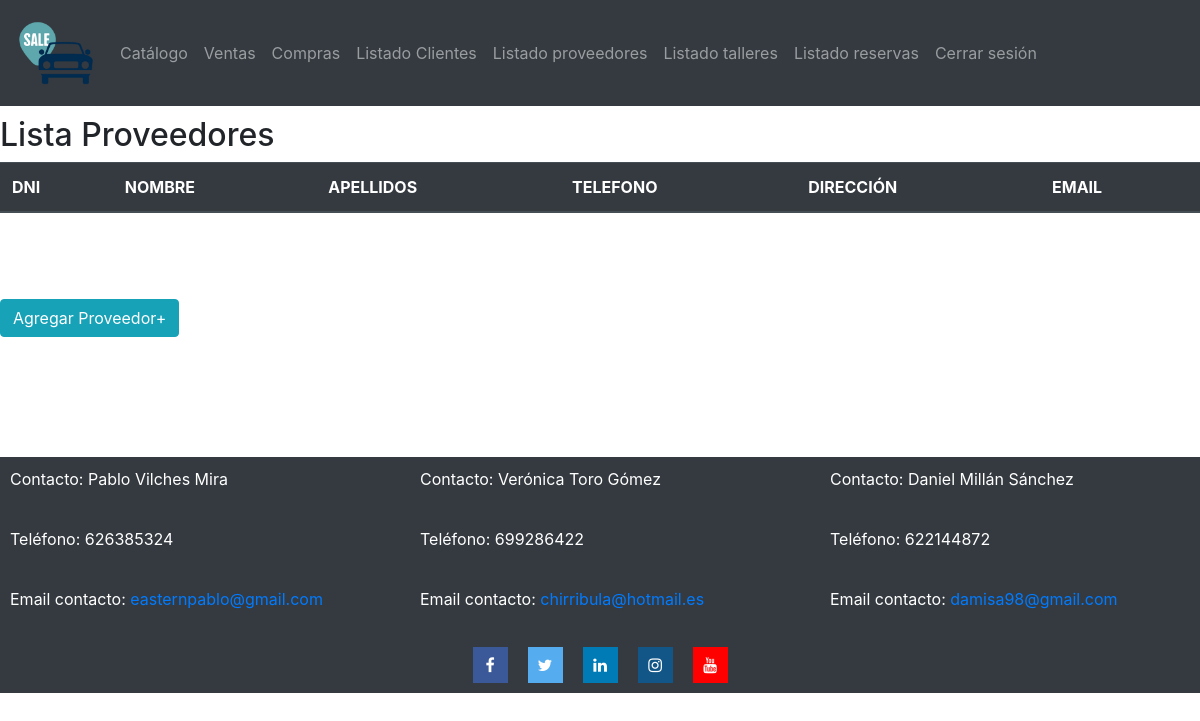
/concesionario/listar/proveedores/ (signed in), run on an earlier commit of the app's database.
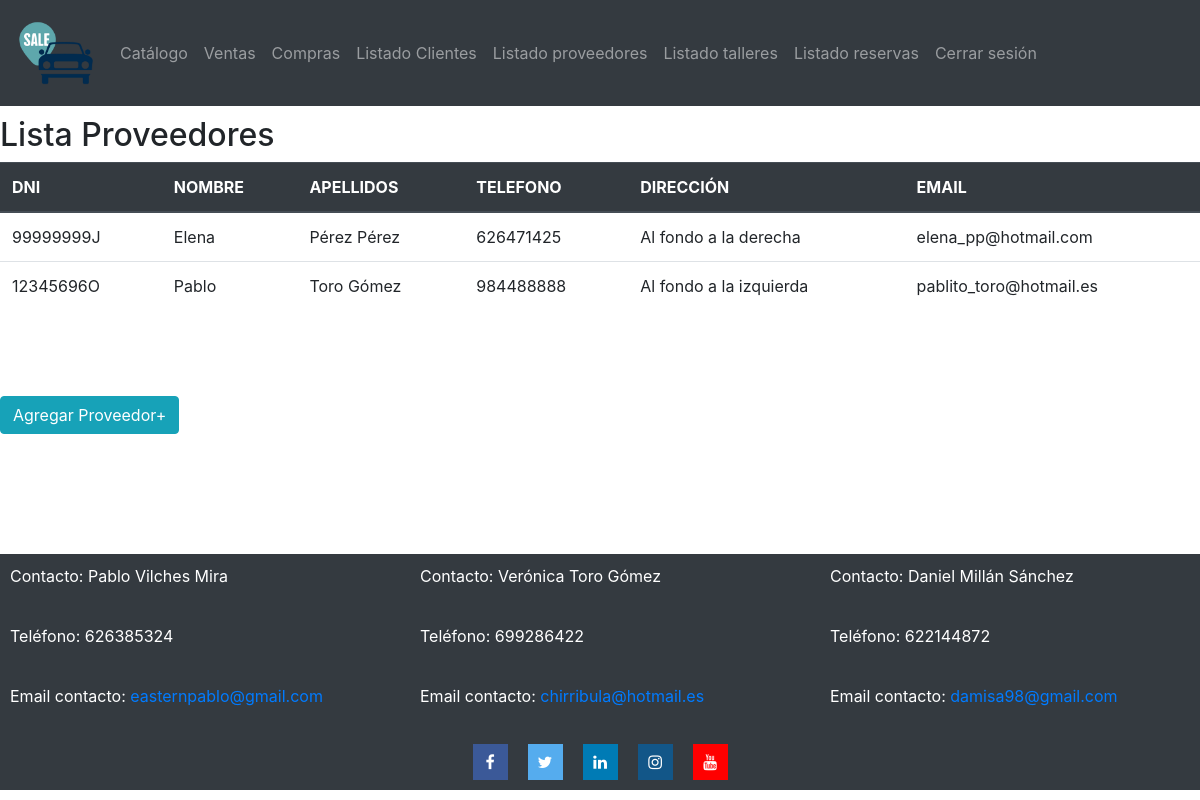
And on a later commit of the database.
### catalogo/models.py (models this page shows, shortened)
class Proveedor(models.Model):
    proveedor_id = models.AutoField(primary_key=True)
    dni = models.CharField(max_length=9)
    nombre = models.CharField(max_length=50)
    apellidos = models.CharField(max_length=50)
    telefono = models.CharField(max_length=9)
    direccion = models.CharField(max_length=100)
    email = models.EmailField(max_length=50)

### catalogo/views.py (the view)
# urls.py: path("listar/proveedores/", views.listar_proveedores, name="Listado proveedores - Concesionario"),
@login_required(login_url="/concesionario/login")
def listar_proveedores(request):
    proveedores = Proveedor.objects.all()
    return render(request, "listar_proveedores.html",{"proveedores":proveedores})

### catalogo/templates/listar_proveedores.html (shortened to what this page needs)
{% extends "base.html" %}
{% block content %}
<h2>Lista Proveedores</h2>
<table class="table">
    <thead class="thead-dark">
      <tr>
        <th>DNI</th>
        <th>NOMBRE</th>
        <th>APELLIDOS</th>
        <th>TELEFONO</th>
        <th>DIRECCIÓN</th>
        <th>EMAIL</th>
      </tr>
    </thead>
    <tbody>
        {% for proveedor in proveedores %}
        <tr>
            <td>{{proveedor.dni}}</td>
            <td>{{proveedor.nombre}}</td>
            <td>{{proveedor.apellidos}}</td>
            <td>{{proveedor.telefono}}</td>
            <td>{{proveedor.direccion}}</td>
            <td>{{proveedor.email}}</td>
        </tr>
        {% endfor %}
    </tbody>
</table>
<a href="/concesionario/nuevo/proveedor"><button class="btn btn-info">Agregar Proveedor+</button></a>
{% endblock %}

What changed in the data, as far as the page shows it:
added Proveedor: dni "99999999J", nombre "Elena", apellidos "Pérez Pérez", telefono "626471425", direccion "Al fondo a la derecha", email "elena_pp@hotmail.com"
added Proveedor: dni "12345696O", nombre "Pablo", apellidos "Toro Gómez", telefono "984488888", direccion "Al fondo a la izquierda", email "pablito_toro@hotmail.es"
